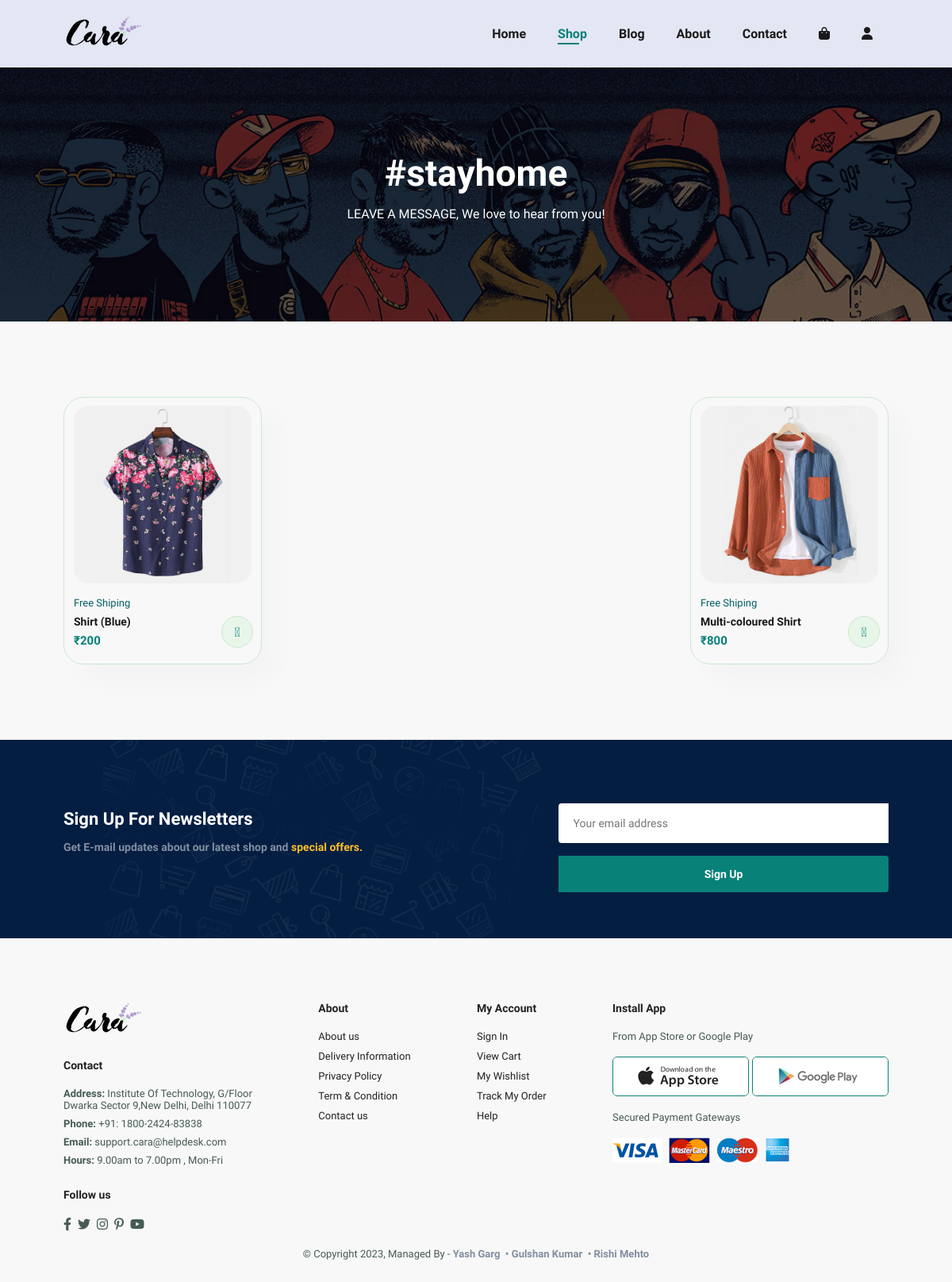
The app's page /shop.php, older data.
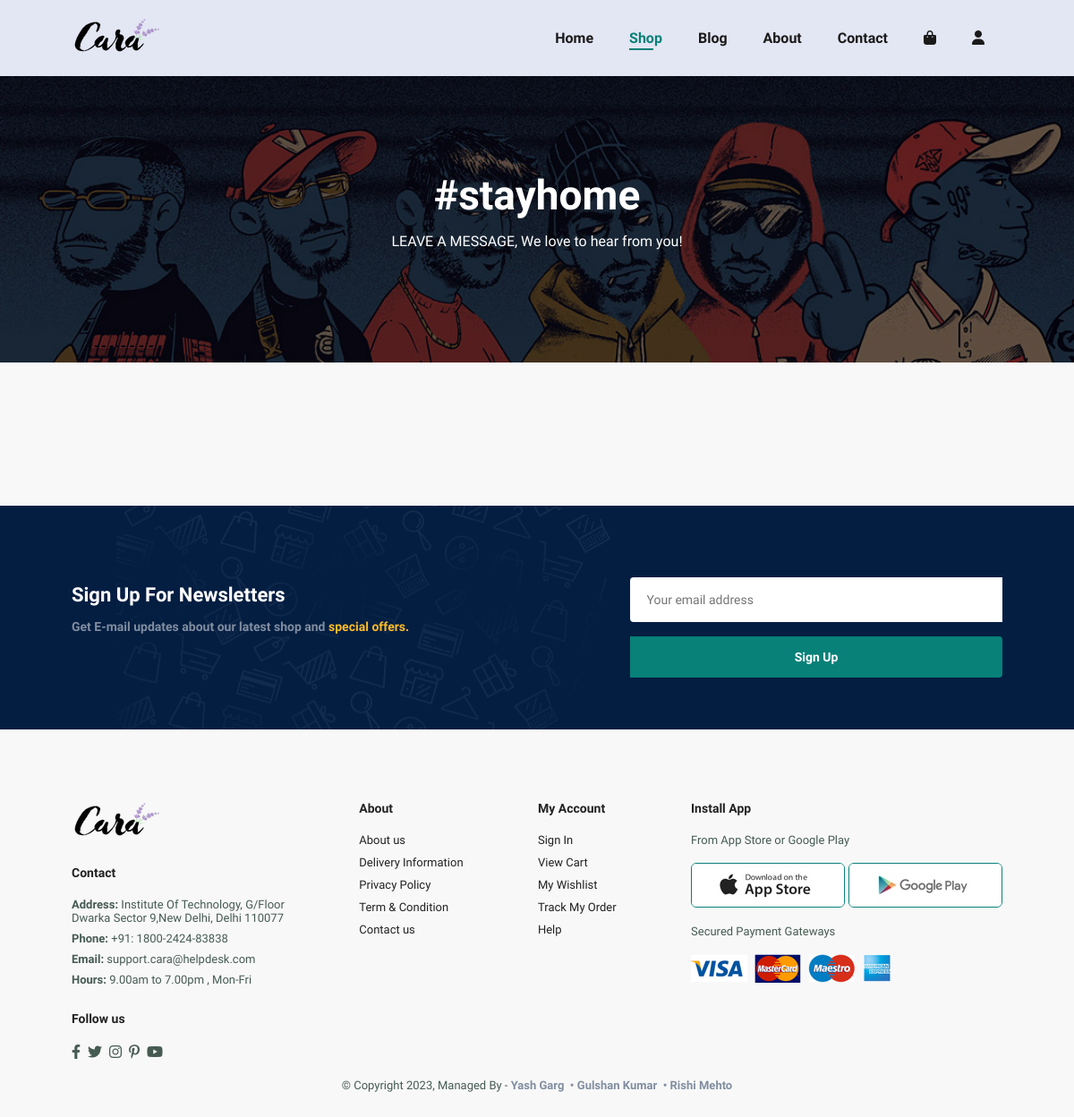
The same page, newer data.
### tables this page shows
CREATE TABLE `products` (
  `id` int(11) NOT NULL,
  `p_name` varchar(20) NOT NULL,
  `p_image` text NOT NULL,
  `p_price` int(10) NOT NULL,
  `p_disc` text NOT NULL,
  `category` varchar(20) NOT NULL
);

### shop.php (the view, shortened to what this page needs)
<?php include('connection.php');
?>
<!DOCTYPE html>
<html lang="en">
<head>
  <link rel="stylesheet" href="https://pro.fontawesome.com/releases/v5.10.0/css/all.css" />
  <link rel="stylesheet" href="https://cdnjs.cloudflare.com/ajax/libs/font-awesome/6.4.0/css/all.min.css">
  <link rel="stylesheet" href="style.css">
</head>
<body>
  <section id="header">
    <a href="#"><img src="img/brandd.png" class="logo" alt=""></a>
    <div>
      <ul id="navbar">
        <li><a href="index.php">Home</a></li>
        <li><a class="active" href="shop.php">Shop</a></li>
        <li><a href="blog.php">Blog</a></li>
        <li><a href="about.php">About</a></li>
        <li><a href="contact.php">Contact</a></li>
        <li id="lg-bag"><a href="cart.php"><i class="fas fa-shopping-bag"></i></a></li>
        <?php
        if (empty($username)) {
        ?>
          <li id="lg-bag"><a href="login.php"><i class="fa-solid fa-user"></i></a></li><?php
                                                                                      }
        ?>
      </ul>
    </div>
  </section>
    <section id="page-header" class="shop-header">
        <h2>#stayhome</h2>
        <p>LEAVE A MESSAGE, We love to hear from you!</p>
    </section>
    <section id="product1" class="section-p1">
        <div class="pro-container">
        <div class="pro-container">
            <?php
            $sql=mysqli_query($conn,"SELECT * FROM products");
            while ($row= mysqli_fetch_assoc($sql)) {
              $id=$row['id'];
                $image=$row['p_image'];
                $name=$row['p_name'];
                $price=$row['p_price'];
                $about=$row['p_disc'];?>
                <div class="pro">
                    <img src="img/dynamic_image/<?php echo $image?>" alt="">
                    <div class="des">
                        <span>Free Shiping</span>
                        <h5><?php echo $name?></h5>
                        <h4><?php echo "₹".$price?></h4>
                    </div>
                    <a href="cart_a.php?id=<?php echo $id;?>"><i class="fal fa-shopping-cart cart"></i></a>
                </div><?php
            }
            ?>
        </div>
    </section>
    <section id="newsletter" class="section-p1 section-m1">
        <div class="newstext">
            <h4>Sign Up For Newsletters</h4>
            <p>Get E-mail updates about our latest shop and <span>special offers.</span></p>
        </div>
        <div class="form">
            <input type="text" placeholder="Your email address">
            <button class="normal">Sign Up</button>
        </div>
    </section>
    <footer class="section-p1">
        <div class="col">
            <img class="logo" src="img/brandd.png" alt="">
            <h4>Contact</h4>
            <p><strong>Address: </strong> Institute Of Technology, G/Floor<br> Dwarka Sector 9,New Delhi, Delhi
                110077</p>
            <p><strong>Phone: </strong>+91: 1800-2424-83838</p>
            <p><strong>Email: </strong>support.cara@helpdesk.com</p>
            <p><strong>Hours: </strong>9.00am to 7.00pm , Mon-Fri</p>
            <div class="follow">
                <h4>Follow us</h4>
                <div class="icon">
                    <i class="fab fa-facebook-f"></i>
                    <i class="fab fa-twitter"></i>
                    <i class="fab fa-instagram"></i>
                    <i class="fab fa-pinterest-p"></i>
                    <i class="fab fa-youtube"></i>
                </div>
            </div>
        </div>
        <div class="col">
            <h4>About</h4>
            <a href="#">About us</a>
            <a href="#">Delivery Information</a>
            <a href="#">Privacy Policy</a>
            <a href="#">Term & Condition</a>
            <a href="#">Contact us</a>
        </div>
        <div class="col">
            <h4>My Account</h4>
            <a href="#">Sign In</a>
            <a href="#">View Cart</a>
            <a href="#">My Wishlist</a>
            <a href="#">Track My Order</a>
            <a href="#">Help</a>
        </div>
        <div class="col install">
            <h4>Install App</h4>
            <p>From App Store or Google Play</p>
            <div class="row">
                <img src="img/pay/app.jpg" alt="">
                <img src="img/pay/play.jpg" alt="">
            </div>
            <p>Secured Payment Gateways</p>
            <img src="img/pay/pay.png" alt="">
        </div>
        <div class="copyright">
            <p>© Copyright 2023, Managed By - <a href="https://github.com/Yashgarg1970">Yash Garg</a><a
                    href="https://github.com/Gulshankumar22">&nbsp • Gulshan Kumar</a><a
                    href="https://github.com/rishi998">&nbsp • Rishi Mehto</a></p>
        </div>
    </footer>
</body>
</html>

Row changes from the older to the newer data that the page shows:
removed products: p_image (picture), p_name "Shirt (Blue)", p_price "200"
removed products: p_image (picture), p_name "Multi-coloured Shirt", p_price "800"
